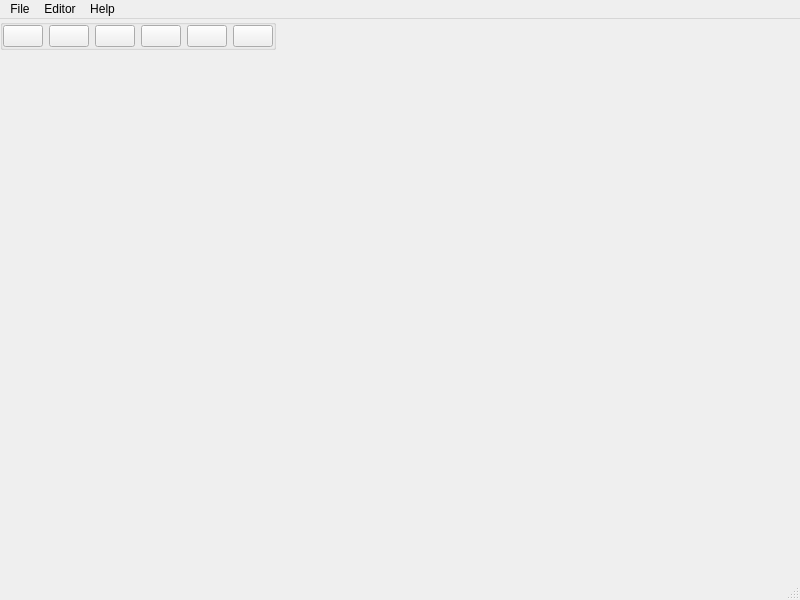
<?xml version="1.0" encoding="UTF-8"?>
<ui version="4.0">
 <class>MainWindow</class>
 <widget class="QMainWindow" name="MainWindow">
  <property name="geometry">
   <rect>
    <x>0</x>
    <y>0</y>
    <width>800</width>
    <height>600</height>
   </rect>
  </property>
  <property name="windowTitle">
   <string>MainWindow</string>
  </property>
  <property name="windowIcon">
   <iconset>
    <normaloff>resource/icon.png</normaloff>resource/icon.png</iconset>
  </property>
  <widget class="QWidget" name="centralwidget">
   <property name="sizePolicy">
    <sizepolicy hsizetype="Expanding" vsizetype="Expanding">
     <horstretch>0</horstretch>
     <verstretch>0</verstretch>
    </sizepolicy>
   </property>
   <layout class="QVBoxLayout" name="verticalLayout_2">
    <property name="spacing">
     <number>2</number>
    </property>
    <property name="sizeConstraint">
     <enum>QLayout::SetMinAndMaxSize</enum>
    </property>
    <property name="leftMargin">
     <number>0</number>
    </property>
    <property name="topMargin">
     <number>0</number>
    </property>
    <property name="rightMargin">
     <number>0</number>
    </property>
    <property name="bottomMargin">
     <number>0</number>
    </property>
    <item>
     <widget class="QGroupBox" name="groupBox">
      <property name="sizePolicy">
       <sizepolicy hsizetype="Fixed" vsizetype="Fixed">
        <horstretch>0</horstretch>
        <verstretch>0</verstretch>
       </sizepolicy>
      </property>
      <property name="title">
       <string/>
      </property>
      <property name="alignment">
       <set>Qt::AlignLeading|Qt::AlignLeft|Qt::AlignVCenter</set>
      </property>
      <layout class="QHBoxLayout" name="horizontalLayout">
       <property name="sizeConstraint">
        <enum>QLayout::SetMaximumSize</enum>
       </property>
       <property name="leftMargin">
        <number>0</number>
       </property>
       <property name="topMargin">
        <number>0</number>
       </property>
       <property name="rightMargin">
        <number>0</number>
       </property>
       <property name="bottomMargin">
        <number>0</number>
       </property>
       <item>
        <widget class="QPushButton" name="pushButton">
         <property name="sizePolicy">
          <sizepolicy hsizetype="Fixed" vsizetype="Fixed">
           <horstretch>0</horstretch>
           <verstretch>0</verstretch>
          </sizepolicy>
         </property>
         <property name="text">
          <string/>
         </property>
         <property name="icon">
          <iconset>
           <normaloff>resource/save.png</normaloff>resource/save.png</iconset>
         </property>
        </widget>
       </item>
       <item>
        <widget class="QPushButton" name="pushButton_6">
         <property name="sizePolicy">
          <sizepolicy hsizetype="Fixed" vsizetype="Fixed">
           <horstretch>0</horstretch>
           <verstretch>0</verstretch>
          </sizepolicy>
         </property>
         <property name="text">
          <string/>
         </property>
         <property name="icon">
          <iconset>
           <normaloff>resource/open.png</normaloff>resource/open.png</iconset>
         </property>
        </widget>
       </item>
       <item>
        <widget class="QPushButton" name="pushButton_5">
         <property name="sizePolicy">
          <sizepolicy hsizetype="Fixed" vsizetype="Fixed">
           <horstretch>0</horstretch>
           <verstretch>0</verstretch>
          </sizepolicy>
         </property>
         <property name="text">
          <string/>
         </property>
         <property name="icon">
          <iconset>
           <normaloff>resource/settings.png</normaloff>resource/settings.png</iconset>
         </property>
        </widget>
       </item>
       <item>
        <widget class="QPushButton" name="pushButton_4">
         <property name="sizePolicy">
          <sizepolicy hsizetype="Fixed" vsizetype="Fixed">
           <horstretch>0</horstretch>
           <verstretch>0</verstretch>
          </sizepolicy>
         </property>
         <property name="text">
          <string/>
         </property>
         <property name="icon">
          <iconset>
           <normaloff>resource/refresh.png</normaloff>resource/refresh.png</iconset>
         </property>
        </widget>
       </item>
       <item>
        <widget class="QPushButton" name="pushButton_3">
         <property name="sizePolicy">
          <sizepolicy hsizetype="Fixed" vsizetype="Fixed">
           <horstretch>0</horstretch>
           <verstretch>0</verstretch>
          </sizepolicy>
         </property>
         <property name="text">
          <string/>
         </property>
         <property name="icon">
          <iconset>
           <normaloff>resource/help.png</normaloff>resource/help.png</iconset>
         </property>
        </widget>
       </item>
       <item>
        <widget class="QPushButton" name="pushButton_2">
         <property name="sizePolicy">
          <sizepolicy hsizetype="Fixed" vsizetype="Fixed">
           <horstretch>0</horstretch>
           <verstretch>0</verstretch>
          </sizepolicy>
         </property>
         <property name="text">
          <string/>
         </property>
         <property name="icon">
          <iconset>
           <normaloff>resource/about.png</normaloff>resource/about.png</iconset>
         </property>
        </widget>
       </item>
      </layout>
     </widget>
    </item>
   </layout>
  </widget>
  <widget class="QMenuBar" name="menubar">
   <property name="geometry">
    <rect>
     <x>0</x>
     <y>0</y>
     <width>800</width>
     <height>22</height>
    </rect>
   </property>
   <widget class="QMenu" name="menufile">
    <property name="title">
     <string>File</string>
    </property>
    <addaction name="actionopen"/>
    <addaction name="actionsave"/>
   </widget>
   <widget class="QMenu" name="menuEditor">
    <property name="title">
     <string>Editor</string>
    </property>
    <addaction name="actioneditor"/>
    <addaction name="actionrefresh"/>
   </widget>
   <widget class="QMenu" name="menuHelp">
    <property name="title">
     <string>Help</string>
    </property>
    <addaction name="actionabout"/>
    <addaction name="actionhelp"/>
   </widget>
   <addaction name="menufile"/>
   <addaction name="menuEditor"/>
   <addaction name="menuHelp"/>
  </widget>
  <widget class="QStatusBar" name="statusbar"/>
  <action name="actionopen">
   <property name="text">
    <string>open</string>
   </property>
  </action>
  <action name="actionsave">
   <property name="text">
    <string>save</string>
   </property>
  </action>
  <action name="actioneditor">
   <property name="text">
    <string>editor</string>
   </property>
  </action>
  <action name="actionrefresh">
   <property name="text">
    <string>refresh</string>
   </property>
  </action>
  <action name="actionabout">
   <property name="text">
    <string>about</string>
   </property>
  </action>
  <action name="actionhelp">
   <property name="text">
    <string>help</string>
   </property>
  </action>
 </widget>
 <resources/>
 <connections/>
</ui>
